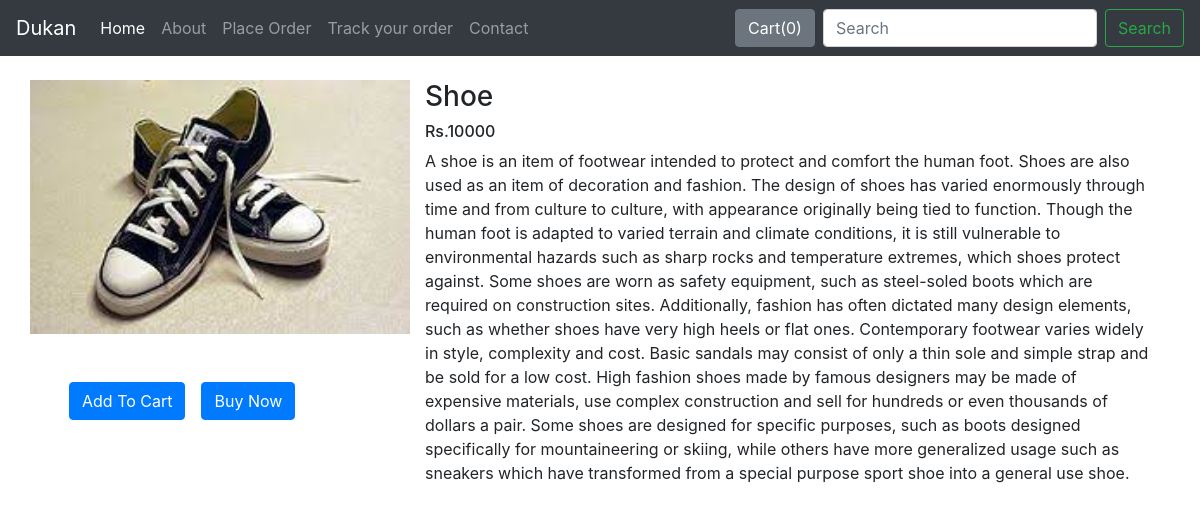
Screenshot of /Product/Shoe with the database file from the repository.
### dukan/models.py (models this page shows)
class saman(models.Model):
    product_id = models.AutoField
    product_name = models.CharField(max_length=50, default='')
    product_desc = models.CharField(max_length=200000, default="")
    price = models.IntegerField(default=0)
    image = models.ImageField(upload_to="images/", default="")
    category = models.CharField(max_length=50,default='')
    mfd = models.TimeField(default=timezone.now())
    def __str__(self):
        return self.product_name

### dukan/views.py (the view)
# urls.py: path("Product/<str:myid>", views.productview, name="ProductView"),
def productview(request,myid):
    object_choosed=saman.objects.filter(product_name=myid)
    return render(request,'product.html',{'product':object_choosed[0]})

### dukan/templates/product.html (shortened to what this page needs)
{%extends 'base.html'%} {%block title%}{{product}}{% endblock %} {%block css%} .likes{ position:relative; left:-20px; } {% endblock %} {% block body %}
<div class="container my-4">
    <div class="row">
        <div class="col-md-4">
            <div class="row">
                <img src="/media/{{product.image}}" width="100%" height="50%">
            </div>
            <div class="row mx-4 my-5">
                <span id="divpr{{product.id}}" class="divpr">
                    <button id="pr{{product.id}}" class="btn btn-primary cart">Add To Cart</button>
                </span>
                <a href="BuyNow/{{product.product_name}}"><button class="btn btn-primary mx-3" >Buy Now</button></a>
            </div>
        </div>
        <div class="col-md-8">
            <h3 id="namepr{{product.id}}">{{product.product_name}}</h3>
            <h6 id="pricepr{{product.id}}">Rs.{{product.price}} </h6>
            <p>{{product.product_desc}}</p>
        </div>
    </div>
</div>
{% endblock %}

### rows the page displays
saman: image (picture), product_name "Shoe", price "10000", product_desc "A shoe is an item of footwear intended to protect and comfort the human foot. Shoes are also used as an item of decoration and fashion. The design of shoes has varied enormously through time and from culture to culture, with appearance originally being tied to function. Though the human foot is adapted to varied terrain and climate conditions, it is still vulnerable to environmental hazards such as sharp rocks and temperature extremes, which shoes protect against. Some shoes are worn as safety equipment, such as steel-soled boots which are required on construction sites. Additionally, fashion has often dictated many design elements, such as whether shoes have very high heels or flat ones.…"
